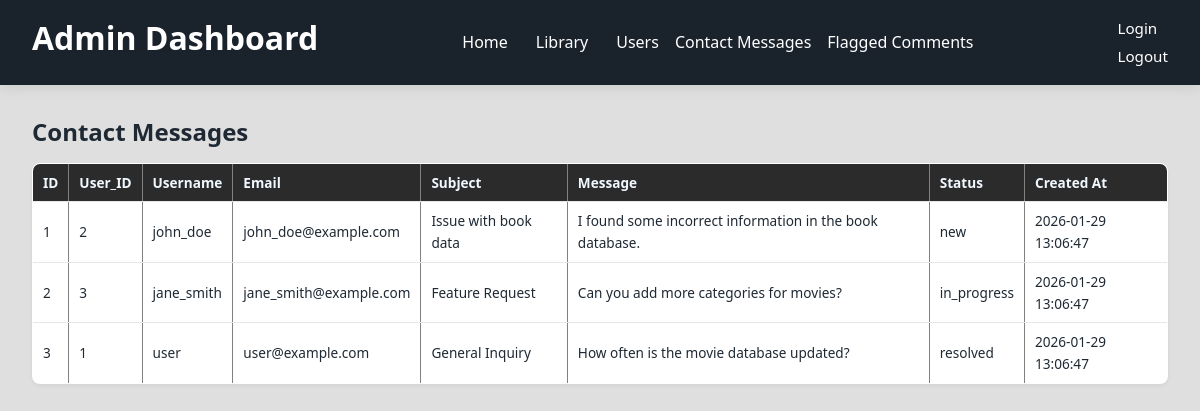
Screenshot of /AdminDashboard/admin_dashboard.php?page=contact_messages (signed in) with the database file from the repository.
### tables this page shows
CREATE TABLE contact_messages (
    id INT AUTO_INCREMENT PRIMARY KEY,
    user_id BIGINT NOT NULL,
    subject VARCHAR(255) NOT NULL,
    message TEXT NOT NULL,
    status ENUM('new','in_progress','resolved') NOT NULL DEFAULT 'new',
    created_at TIMESTAMP DEFAULT CURRENT_TIMESTAMP,
    FOREIGN KEY (user_id) REFERENCES users(id) ON DELETE CASCADE
);

CREATE TABLE users (
    id BIGINT AUTO_INCREMENT PRIMARY KEY,
    username VARCHAR(100) UNIQUE NOT NULL,
    email VARCHAR(255) UNIQUE NOT NULL,
    password_hash TEXT NOT NULL,
    status VARCHAR(50) NOT NULL DEFAULT 'active', 
    created_at TIMESTAMP NOT NULL DEFAULT CURRENT_TIMESTAMP,
    updated_at TIMESTAMP NULL,
    deleted_at TIMESTAMP NULL,
    last_login_at TIMESTAMP NULL
);

### Backend/api/contact_messages_api.php (called while the page is built, shortened)
<?php
require_once __DIR__ . '/../DB_Connection/db_connection.php';
require_once __DIR__ . '/../Classes/Admin/Admin.php';
$adminInstance = new Admin();
try {
    $contactMessages = $adminInstance->getAllContactMessages($pdo);
} catch (PDOException $e) {
    die("Database error: " . $e->getMessage());
}

### Backend/Classes/Admin/Admin.php (called while the page is built, shortened)
<?php
class Admin {
    public function getAllContactMessages(PDO $pdo) {
        $stmt = $pdo->prepare("SELECT cm.*, u.username, u.email
                                     FROM contact_messages cm
                                     JOIN users u ON cm.user_id = u.id
                                     ORDER BY created_at DESC");
        $stmt->execute();
        return $stmt->fetchAll(PDO::FETCH_ASSOC);
    }
}

### public/AdminDashboard/contact_messages.php (the view)
<h2>Contact Messages</h2>
<?php
require_once __DIR__ . '/../../Backend/api/contact_messages_api.php';
if (empty($contactMessages)) {
    echo "<p>No messages found.</p>";
} else {
    ?>
    <section class="messages-list">
        <table border="1" cellpadding="8" cellspacing="0" style="width:100%; border-collapse: collapse; font-size: 0.8rem;">
            <thead>
                <tr>
                    <th>ID</th>
                    <th>User_ID</th>
                    <th>Username</th>
                    <th>Email</th>
                    <th>Subject</th>
                    <th>Message</th>
                    <th>Status</th>
                    <th>Created At</th>
                </tr>
            </thead>
            <tbody>
                <?php foreach ($contactMessages as $msg): ?>
                    <tr>
                        <td><?= htmlspecialchars($msg['id']) ?></td>
                        <td><?= htmlspecialchars($msg['user_id']) ?></td>
                        <td><?= htmlspecialchars($msg['username']) ?></td>
                        <td><?= htmlspecialchars($msg['email']) ?></td>
                        <td><?= htmlspecialchars($msg['subject']) ?></td>
                        <td><?= nl2br(htmlspecialchars($msg['message'])) ?></td>
                        <td><?= htmlspecialchars($msg['status']) ?></td>
                        <td><?= htmlspecialchars($msg['created_at']) ?></td>
                    </tr>
                <?php endforeach; ?>
            </tbody>
        </table>
    </section>
<?php
}
?>

### public/AdminDashboard/styles/admin.css (style rules this page uses)
body { font-family: var(--font-base); background: var(--bg-dark-admin) !important; color: var(--text-main); }
.admin-main table { width: 100%; border-collapse: collapse; margin-top: var(--md); background: var(--bg-surface); border-radius: var(--radius-md); overflow: hidden; box-shadow: var(--shadow-sm); }
.admin-main th, .admin-main td { border-bottom: 1px solid var(--border-color); padding: 8px 10px; font-size: 0.85rem; text-align: left; max-width: 800px; }
.admin-main th { background: var(--bg-dark-soft); font-weight: 600; color: aliceblue; }

### public/styles/global.css (style rules this page uses)
:root { --bg-main: #f5f7fa; --bg-surface: #ffffff; --bg-dark: #1a222c; --bg-dark-soft: #2b2b2b; --bg-dark-admin: #dfdfdf; --primary: #3f51b5; --primary-hover: #303f9f; --accent: #ff9800; --text-main: #1f2933; --text-muted: #6b7280; --text-light: #ffffff; --text-msg-ok: green; --text-msg-error: red; --border-color: #e5e7eb; --font-base: system-ui, -apple-system, BlinkMacSystemFont, "Segoe UI", Roboto, sans-serif; --font-size-base: 16px; --line-height: 1.6; --container-width: 1400px; --container-padding: 1rem; --xs: 0.25rem; --sm: 0.5rem; --md: 1rem; --lg: 2rem; --xl: 4rem; --radius-sm: 4px; --radius-md: 8px; --radius-lg: 16px; --shadow-sm: 0 2px 4px rgba(0,0,0,0.05); --shadow-md: 0 4px 12px rgba(0,0,0,0.08); --transition: 0.25s ease; }
*, *::before, *::after { box-sizing: border-box; margin: 0; padding: 0; }
html { font-size: var(--font-size-base); }
body { font-family: var(--font-base); line-height: var(--line-height); background: var(--bg-main); color: var(--text-main); min-height: 100vh; display: flex; flex-direction: column; }
h1, h2, h3, h4 { font-weight: 600; line-height: 1.25; margin-bottom: var(--sm); }

### rows the page displays
contact_messages: id "1", user "2", user.username "john_doe", user.email "john_doe@example.com", subject "Issue with book data", message "I found some incorrect information in the book database.", status "new", created_at "2026-01-29 13:06:47"
contact_messages: id "2", user "3", user.username "jane_smith", user.email "jane_smith@example.com", subject "Feature Request", message "Can you add more categories for movies?", status "in_progress", created_at "2026-01-29 13:06:47"
contact_messages: id "3", user "1", user.username "user", user.email "user@example.com", subject "General Inquiry", message "How often is the movie database updated?", status "resolved", created_at "2026-01-29 13:06:47"
